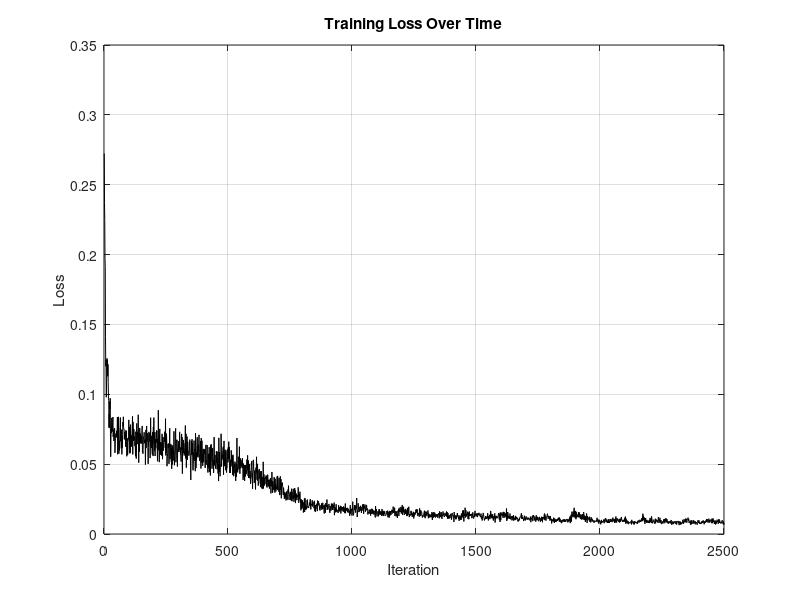

This chart was generated by the following MATLAB code: (Note: this script raises an error after producing the figure.)
clear all
close all
clc
trbdf2 = load('FHN_NeuralODE_TrainingLoss_TRBDF2.mat', 'lossHistory');
figure(2)
plot(trbdf2.lossHistory,'-k')
xlabel('Iteration')
ylabel('Loss')
title('Training Loss Over Time')
grid on

%% 5) Evaluation
trbdf2dl = load('trainedFHN_NeuralODE_TRBDF2.mat', 'dlnet');
% Parameters
a = 0.7;
b = 0.8;
epsilon = 0.08;
I = 0.5;

fhn = @(t, x) [
    x(1) - (1/3)*x(1)^3 - x(2) + I;
    epsilon * (x(1) + a - b*x(2))
];

x0 = [0; 0];
label = '[0 0]';
T = 50;
numTimeSteps = 1000;
t = linspace(0, T, numTimeSteps);
odeOptions = odeset('RelTol', 1e-9, 'AbsTol', 1e-10);
fhn = @(t, x) [
    x(1) - (1/3)*x(1)^3 - x(2) + I;
    epsilon * (x(1) + a - b*x(2))
];

% Predict and plot
[xPred, xTrue, err] = predictWithOde45(trbdf2dl.dlnet, fhn, t, x0, odeOptions);
figure
plotTrueAndPredictedSolutions(xTrue, xPred, err, label);
%% Helper Functions
function [xPred, xTrue, error] = predictWithOde45(dlnet,fhn,tPred,x0Pred,odeOptions)
    [~, xTrue] = ode45(fhn, tPred, x0Pred, odeOptions);
    internalNeuralOdeLayer = dlnet.Layers(1);
    dlnetODEFcn = @(t,y) evaluateODE(internalNeuralOdeLayer, y);
    [~,xPred] = ode45(dlnetODEFcn, tPred, x0Pred, odeOptions);
    error = mean(abs(xTrue - xPred), 'all');
end

function plotTrueAndPredictedSolutions(xTrue, xPred, err, x0Str)
    % Convert width to inches (5.3 cm ≈ 2.087 inches)
    width_in = 5.3 / 2.54;
    height_in = width_in * 0.75;  % Adjust height (e.g., 4:3 ratio)

    fig = figure;
    set(fig, 'Units', 'inches', 'Position', [1 1 width_in height_in])
    set(fig, 'PaperUnits', 'inches', 'PaperPosition', [0 0 width_in height_in])

    % Plotting
    plot(xTrue(:,1), xTrue(:,2), 'k--', ...
         xPred(:,1), xPred(:,2), 'Color', [0.5 0.5 0.5], 'LineWidth', 1)

    % Formatting
    ax = gca;
    set(ax, 'FontName', 'Times New Roman', 'FontSize', 8)
    xlabel('v', 'FontName', 'Times New Roman', 'FontSize', 8)
    ylabel('w', 'FontName', 'Times New Roman', 'FontSize', 8)
    title("x_0 = " + x0Str + ", err = " + num2str(err), ...
        'FontName', 'Times New Roman', 'FontSize', 8)

    % legend('Ground truth', 'Predicted - TRBDF2', ...
    %     'Location', 'best', 'FontName', 'Times New Roman', 'FontSize', 8)

    grid on
end